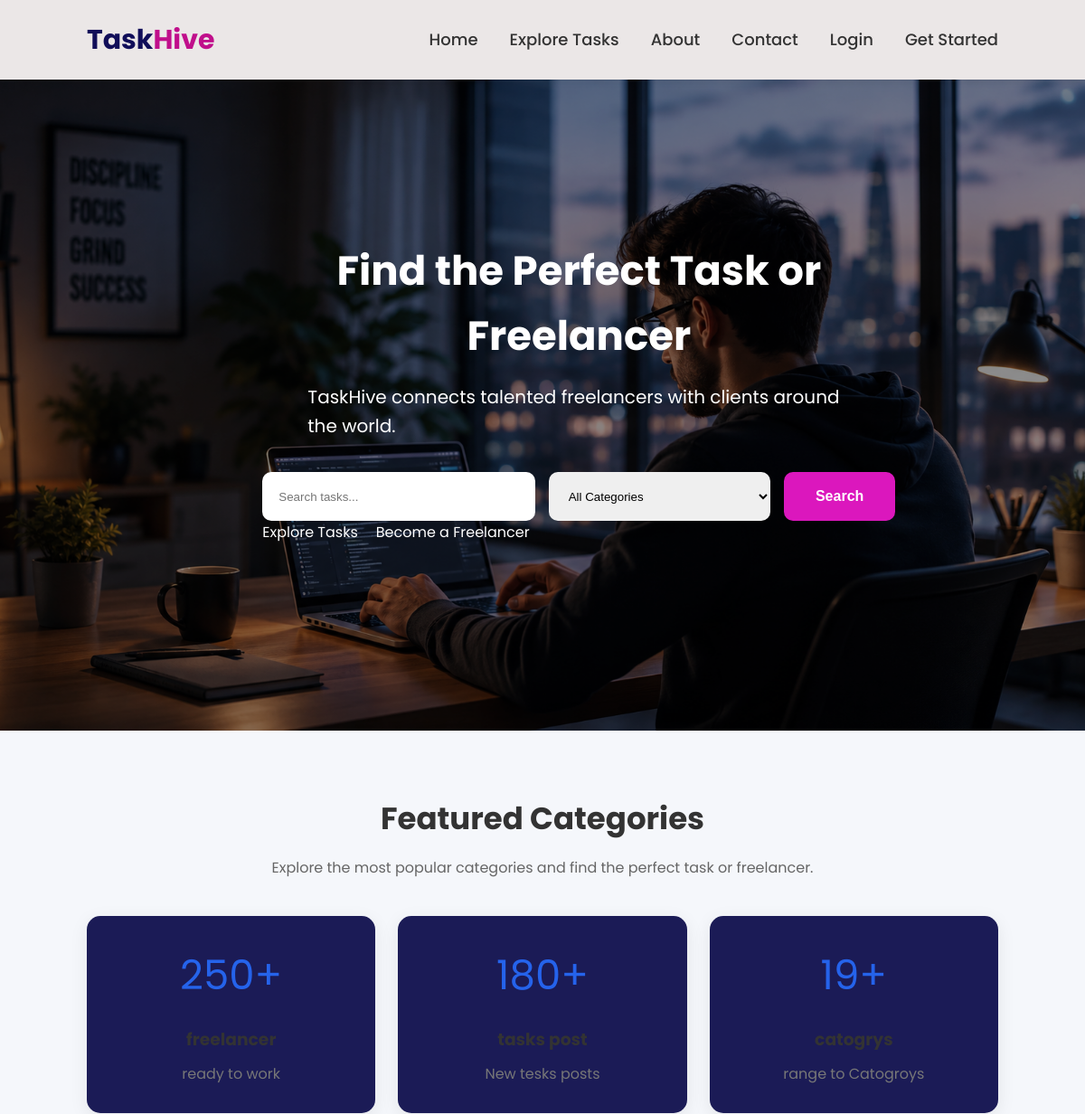
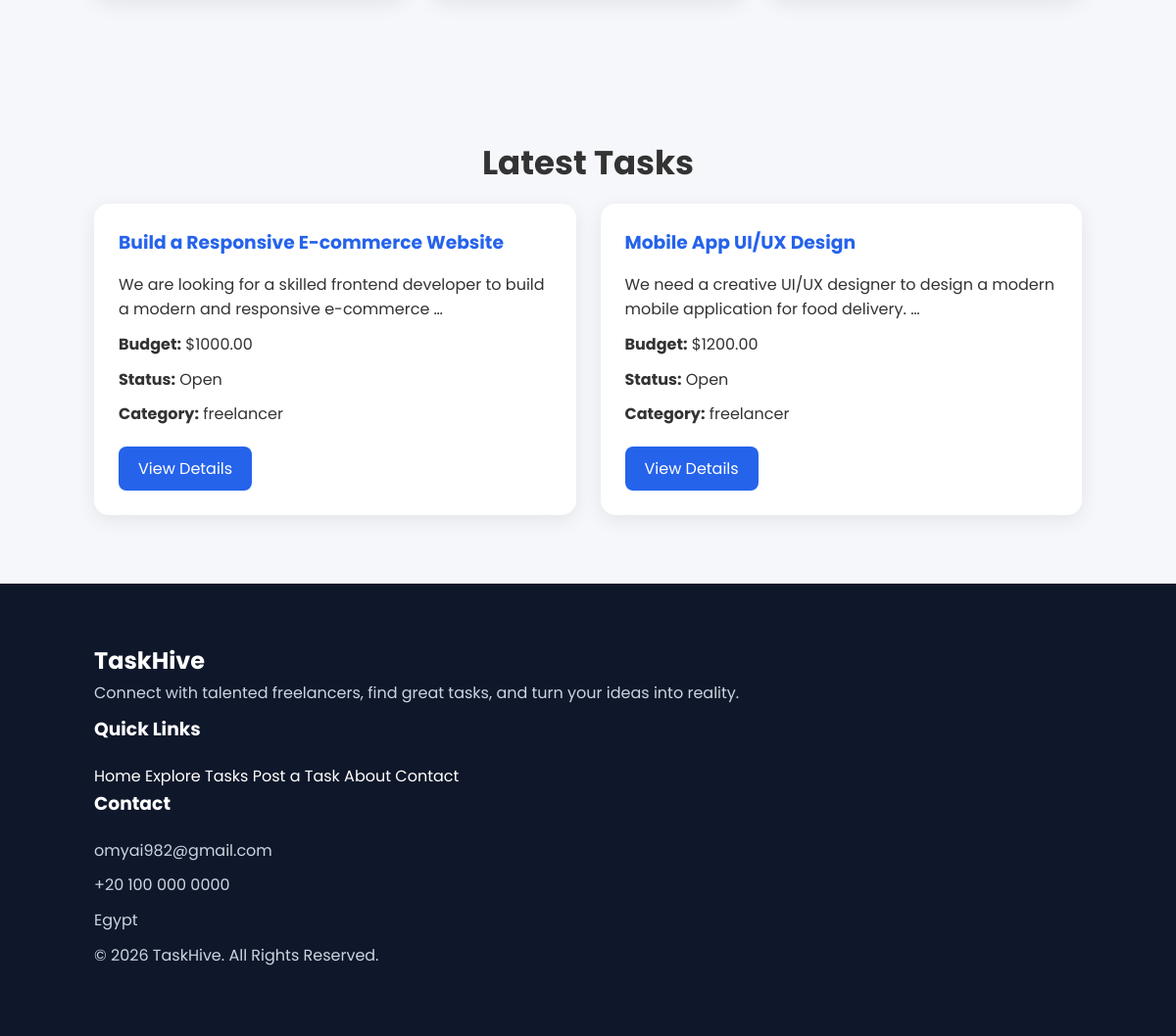
The page / on the database its author committed (2 pictures, top to bottom).
### tasks/models.py (models this page shows, shortened)
class Category(models.Model):
    name = models.CharField(max_length=100)
    description = models.TextField()
    icon = models.CharField(max_length=50)

class Task(models.Model):
    title = models.CharField(max_length=300)
    description = models.TextField()
    budget = models.DecimalField(max_digits=10, decimal_places=2)
    deadline = models.DateField()
    STATUS_CHOICES = [
        ('Open', 'Open'),
        ('In Progress', 'In Progress'),
        ('Completed', 'Completed'),
        ('Closed', 'Closed'),
    ]
    status = models.CharField(
        max_length=20,
        choices=STATUS_CHOICES,
        default='Open'
    )
    category = models.ForeignKey(Category, on_delete=models.CASCADE)
    owner = models.ForeignKey(User, on_delete=models.CASCADE)
    created_at = models.DateTimeField(auto_now_add=True)
    updated_at = models.DateTimeField(auto_now=True)
    is_active = models.BooleanField(default=True)

### tasks/views.py (the view)
# urls.py: 2. Add a URL to urlpatterns:  path('', views.home, name='home')
def home(request):
    query = request.GET.get("search")
    category_id = request.GET.get("category")
    tasks = Task.objects.all()
    categories = Category.objects.all()
    if query:
        tasks = tasks.filter(
            Q(title__icontains=query) |
            Q(description__icontains=query)
        )
    if category_id:
        tasks = tasks.filter(category_id=category_id)
    context = {
        "tasks": tasks,
        "categories": categories,
    }
    return render(request, "home.html", context)

### templates/home.html (shortened to what this page needs)
{% extends 'base.html' %}
{% block content %}
<section class="hero">
    <div class="hero-content">
        <h2>Find the Perfect Task or Freelancer</h2>
        <p>
            TaskHive connects talented freelancers with clients
            around the world.
        </p>
        <form method="GET" class="search-box">
            <input
                type="text"
                name="search"
                placeholder="Search tasks..."
                value="{{ request.GET.search }}"
            >
            <select name="category">
                <option value="">
                    All Categories
                </option>
            </select>
            <button type="submit">
                Search
            </button>
        </form>
        <div class="hero-buttons">
            <a href="{% url 'task_list' %}">
                Explore Tasks
            </a>
            {% if user.is_authenticated %}
            <a href="{% url 'create_task' %}">
                Post a Task
            </a>
            {% else %}
            <a href="{% url 'register' %}">
                Become a Freelancer
            </a>
            {% endif %}
        </div>
    </div>
</section>
<section class="category-section">
    <h2>Featured Categories</h2>
    <p>
        Explore the most popular categories and find
        the perfect task or freelancer.
    </p>
    <div class="category-container">
        {% for category in categories %}
        <a
            href="?category={{ category.id }}"
            class="category-card"
        >
            <div class="category-icon">
                {{ category.icon }}
            </div>
            <h3>
            </h3>
            <p>
                {{ category.description }}
            </p>
        </a>
        {% empty %}
        <p>
            No categories available.
        </p>
        {% endfor %}
    </div>
</section>
<section class="task-section">
    <h2>Latest Tasks</h2>
    <div class="task-container">
        {% for task in tasks %}
        <div class="task-card">
            <h3>
                {{ task.title }}
            </h3>
            <p>
                {{ task.description|truncatewords:15 }}
            </p>
            <p>
                <strong>Budget:</strong>
                ${{ task.budget }}
            </p>
            <p>
                <strong>Status:</strong>
                {{ task.status }}
            </p>
            <p>
                <strong>Category:</strong>
                {{ task.category.name }}
            </p>
            <a href="{% url 'task_detail' task.id %}">
                View Details
            </a>
        </div>
        {% empty %}
        <p>
            No tasks available.
        </p>
        {% endfor %}
    </div>
</section>
{% endblock %}

### templates/base.html (shortened to what this page needs)
{% load static %}
<!DOCTYPE html>
<html lang="en">
<head>
    <link rel="stylesheet" href="{% static 'css/style.css' %}">
</head>
<body>
<nav class="navbar">
    <div class="logo">
        <a href="{% url 'home' %}">
            Task<span>Hive</span>
        </a>
    </div>
    <div class="nav-links">
        <a href="{% url 'home' %}">Home</a>
        <a href="{% url 'task_list' %}">Explore Tasks</a>
        <a href="{% url 'about' %}">About</a>
        <a href="{% url 'contect' %}">Contact</a>
        {% if user.is_authenticated %}
            <a href="{% url 'create_task' %}" class="nav-button">
                Post a Task
            </a>
            <a href="{% url 'logout' %}">
                Logout
            </a>
        {% else %}
            <a href="{% url 'login' %}">
                Login
            </a>
            <a href="{% url 'register' %}" class="nav-button">
                Get Started
            </a>
        {% endif %}
    </div>
</nav>
<main>
    {% block content %}
    {% endblock %}
</main>
<footer class="footer">
    <div class="footer-container">
        <div class="footer-brand">
            <h2>Task<span>Hive</span></h2>
            <p>
                Connect with talented freelancers,
                find great tasks, and turn your ideas
                into reality.
            </p>
        </div>
        <div class="footer-links">
            <h3>Quick Links</h3>
            <a href="{% url 'home' %}">Home</a>
            <a href="{% url 'task_list' %}">
                Explore Tasks
            </a>
            <a href="{% url 'create_task' %}">
                Post a Task
            </a>
            <a href="{% url 'about' %}">
                About
            </a>
            <a href="{% url 'contect' %}">
                Contact
            </a>
        </div>
        <div class="footer-contact">
            <h3>Contact</h3>
            <p>omyai982@gmail.com</p>
            <p> +20 100 000 0000</p>
            <p> Egypt</p>
        </div>
    </div>
    <div class="footer-bottom">
        <p>
            © 2026 TaskHive. All Rights Reserved.
        </p>
    </div>
</footer>
</body>
</html>

### TaskHive/static/css/style.css (style rules this page uses)
* { margin:0; padding:0; box-sizing:border-box; }
body { font-family:'Poppins',sans-serif; background:#f5f7fb; color:#333; line-height:1.6; }
a { text-decoration:none; color:inherit; }
.navbar { display:flex; justify-content:space-between; align-items:center; padding:20px 8%; background:#ebe7e7; box-shadow:0 2px 10px rgba(0,0,0,.08); }
.logo a { text-decoration:none; font-size:30px; font-weight:bold; color:#110e59; }
.logo span { color:#c00f8b; }
.nav-links { display:flex; gap:35px; list-style:none; }
.nav-links a { color:#333; font-size:18px; font-weight:500; transition:.3s; }
.hero { position: relative; height: 90vh; display: flex; justify-content: center; align-items: center; text-align: center; color: white; overflow: hidden; }
.hero::before { content: ""; position: absolute; inset: 0; background: url("../image/lap.jpg") center center/cover no-repeat; animation: zoomHero 18s ease-in-out infinite alternate; z-index: -2; }
.hero::after { content: ""; position: absolute; inset: 0; background: rgba(0,0,0,.45); z-index: -1; }
.hero h2 { font-size:45px; margin-bottom:15px; }
.hero p { max-width:650px; margin:auto; margin-bottom:35px; }
.hero { display:flex; align-items:center; height:90vh; }
.hero-content { width:700px; margin-left:8%; text-align:left; }
.hero-content p { color:white; font-size:20px; margin-bottom:35px; max-width:600px; }
.hero-buttons { display:flex; gap:20px; margin-bottom:30px; }
.search-box { display:flex; gap:15px; }
.search-box input { width:320px; }
.search-box select { width:260px; }
.search-box input, .search-box select { padding:18px; border:none; border-radius:10px; }
.search-box button { padding:18px 35px; border:none; border-radius:10px; background:#db17bd; font-size:16px; font-weight:600; cursor:pointer; }
section { padding:70px 8%; }
section h2 { text-align:center; margin-bottom:15px; font-size:34px; }
section>p { text-align:center; color:#666; margin-bottom:40px; }
.category-container { display:grid; grid-template-columns:repeat(auto-fit,minmax(250px,1fr)); gap:25px; }
.category-card { background:rgb(27, 27, 86); border-radius:15px; padding:30px; text-align:center; transition:.3s; box-shadow:0 5px 20px rgba(0,0,0,.08); }
.category-icon { font-size:45px; color:#2563eb; margin-bottom:20px; }
.category-card h3 { margin-bottom:10px; }
.category-card p { color:#777; }
.task-container { display:grid; grid-template-columns:repeat(auto-fit,minmax(300px,1fr)); gap:25px; }
.task-card { background:white; padding:25px; border-radius:15px; box-shadow:0 5px 20px rgba(0,0,0,.08); transition:.3s; }
.task-card h3 { color:#2563eb; margin-bottom:15px; }
.task-card p { margin-bottom:10px; }
.task-card a { display:inline-block; margin-top:10px; background:#2563eb; color:white; padding:10px 20px; border-radius:8px; transition:.3s; }
form { max-width:700px; margin:auto; }
form input, form textarea, form select { width:100%; padding:12px; border:1px solid #ddd; border-radius:8px; outline:none; }
form button { padding:13px 25px; background:#2563eb; color:white; border:none; border-radius:8px; cursor:pointer; transition:.3s; }
footer { background:#0f172a; color:white; padding:60px 8%; }
footer h3 { margin-bottom:20px; }
footer p, footer li { color:#cbd5e1; margin-bottom:10px; }

### rows shown on the page
Category: icon "250+", description "ready to work"
Category: icon "180+", description "New tesks posts"
Category: icon "19+", description "range to Catogroys"
Task: title "Build a Responsive E-commerce Website", description "We are looking for a skilled frontend developer to build a modern and responsive e-commerce …", budget "1000.00", status "Open", category.name "freelancer"
Task: title "Mobile App UI/UX Design", description "We need a creative UI/UX designer to design a modern mobile application for food delivery. …", budget "1200.00", status "Open", category.name "freelancer"
